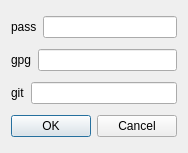
<?xml version="1.0" encoding="UTF-8"?>
<ui version="4.0">
 <class>Dialog</class>
 <widget class="QDialog" name="Dialog">
  <property name="geometry">
   <rect>
    <x>0</x>
    <y>0</y>
    <width>176</width>
    <height>153</height>
   </rect>
  </property>
  <property name="windowTitle">
   <string>Configuration</string>
  </property>
  <layout class="QVBoxLayout" name="verticalLayout">
   <item>
    <layout class="QHBoxLayout" name="horizontalLayout">
     <item>
      <widget class="QLabel" name="label">
       <property name="text">
        <string>pass</string>
       </property>
      </widget>
     </item>
     <item>
      <widget class="QLineEdit" name="passPath"/>
     </item>
    </layout>
   </item>
   <item>
    <layout class="QHBoxLayout" name="horizontalLayout_3">
     <item>
      <widget class="QLabel" name="label_3">
       <property name="text">
        <string>gpg</string>
       </property>
      </widget>
     </item>
     <item>
      <widget class="QLineEdit" name="gpgPath"/>
     </item>
    </layout>
   </item>
   <item>
    <layout class="QHBoxLayout" name="horizontalLayout_2">
     <item>
      <widget class="QLabel" name="label_2">
       <property name="text">
        <string>git</string>
       </property>
      </widget>
     </item>
     <item>
      <widget class="QLineEdit" name="gitPath"/>
     </item>
    </layout>
   </item>
   <item>
    <widget class="QDialogButtonBox" name="buttonBox">
     <property name="orientation">
      <enum>Qt::Horizontal</enum>
     </property>
     <property name="standardButtons">
      <set>QDialogButtonBox::Cancel|QDialogButtonBox::Ok</set>
     </property>
    </widget>
   </item>
  </layout>
 </widget>
 <resources/>
 <connections>
  <connection>
   <sender>buttonBox</sender>
   <signal>accepted()</signal>
   <receiver>Dialog</receiver>
   <slot>accept()</slot>
   <hints>
    <hint type="sourcelabel">
     <x>248</x>
     <y>254</y>
    </hint>
    <hint type="destinationlabel">
     <x>157</x>
     <y>274</y>
    </hint>
   </hints>
  </connection>
  <connection>
   <sender>buttonBox</sender>
   <signal>rejected()</signal>
   <receiver>Dialog</receiver>
   <slot>reject()</slot>
   <hints>
    <hint type="sourcelabel">
     <x>316</x>
     <y>260</y>
    </hint>
    <hint type="destinationlabel">
     <x>286</x>
     <y>274</y>
    </hint>
   </hints>
  </connection>
 </connections>
</ui>
